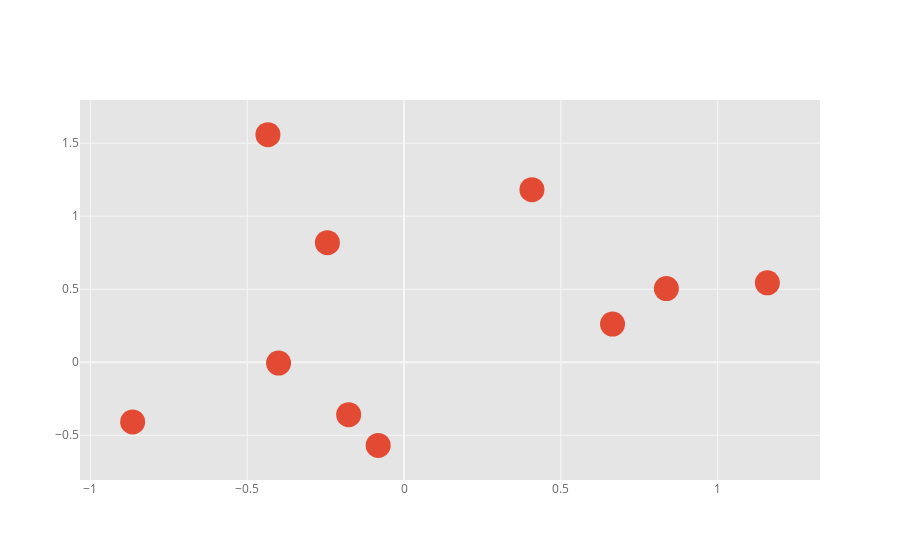

The notebook cell saved with this chart:
### Code cell
df5.iplot(x='a',y='b',mode='markers',size=25)

### Figure 1 — Plotly figure (JSON) as saved in the notebook; plotly's stock layout.template omitted (floating-point values rounded to 4 significant figures)
{"data": [{"line": {"color": "rgba(226, 74, 51, 1.0)", "dash": "solid", "shape": "linear", "width": 1.3}, "marker": {"size": 25, "symbol": "circle"}, "mode": "markers", "name": "b", "text": "", "type": "scatter", "x": [-0.2444, 0.6647, 1.159, -0.0825, -0.4341, 0.8363, -0.1767, -0.8655, 0.4079, -0.4001], "y": [0.8191, 0.2615, 0.5441, -0.5694, 1.559, 0.5046, -0.3588, -0.409, 1.182, -0.005793]}], "layout": {"legend": {"bgcolor": "#FFFFFF", "font": {"color": "#666666"}}, "paper_bgcolor": "#FFFFFF", "plot_bgcolor": "#E5E5E5", "title": {"font": {"color": "#151516"}}, "xaxis": {"gridcolor": "#F6F6F6", "showgrid": true, "tickfont": {"color": "#666666"}, "title": {"font": {"color": "#666666"}, "text": ""}, "zerolinecolor": "#F6F6F6"}, "yaxis": {"gridcolor": "#F6F6F6", "showgrid": true, "tickfont": {"color": "#666666"}, "title": {"font": {"color": "#666666"}, "text": ""}, "zerolinecolor": "#F6F6F6"}}}
